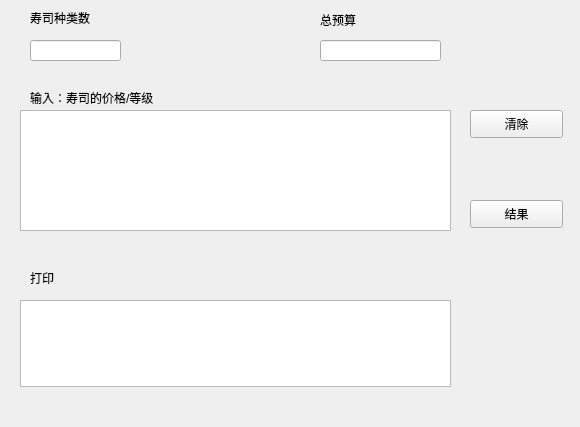
<?xml version="1.0" encoding="UTF-8"?>
<ui version="4.0">
 <class>SushiClass</class>
 <widget class="QWidget" name="SushiClass">
  <property name="geometry">
   <rect>
    <x>0</x>
    <y>0</y>
    <width>580</width>
    <height>427</height>
   </rect>
  </property>
  <property name="windowTitle">
   <string>Sushi</string>
  </property>
  <widget class="QLineEdit" name="lineEdit_totle_budget">
   <property name="geometry">
    <rect>
     <x>320</x>
     <y>40</y>
     <width>121</width>
     <height>21</height>
    </rect>
   </property>
  </widget>
  <widget class="QLabel" name="label_2">
   <property name="geometry">
    <rect>
     <x>320</x>
     <y>10</y>
     <width>51</width>
     <height>20</height>
    </rect>
   </property>
   <property name="text">
    <string>总预算</string>
   </property>
  </widget>
  <widget class="QTextEdit" name="textEdit">
   <property name="geometry">
    <rect>
     <x>20</x>
     <y>110</y>
     <width>431</width>
     <height>121</height>
    </rect>
   </property>
   <property name="html">
    <string>&lt;!DOCTYPE HTML PUBLIC &quot;-//W3C//DTD HTML 4.0//EN&quot; &quot;http://www.w3.org/TR/REC-html40/strict.dtd&quot;&gt;
&lt;html&gt;&lt;head&gt;&lt;meta name=&quot;qrichtext&quot; content=&quot;1&quot; /&gt;&lt;style type=&quot;text/css&quot;&gt;
p, li { white-space: pre-wrap; }
&lt;/style&gt;&lt;/head&gt;&lt;body style=&quot; font-family:'SimSun'; font-size:9pt; font-weight:400; font-style:normal;&quot;&gt;
&lt;p style=&quot;-qt-paragraph-type:empty; margin-top:0px; margin-bottom:0px; margin-left:0px; margin-right:0px; -qt-block-indent:0; text-indent:0px;&quot;&gt;&lt;br /&gt;&lt;/p&gt;&lt;/body&gt;&lt;/html&gt;</string>
   </property>
  </widget>
  <widget class="QLabel" name="label_3">
   <property name="geometry">
    <rect>
     <x>30</x>
     <y>90</y>
     <width>161</width>
     <height>16</height>
    </rect>
   </property>
   <property name="text">
    <string>输入：寿司的价格/等级</string>
   </property>
  </widget>
  <widget class="QLabel" name="label_4">
   <property name="geometry">
    <rect>
     <x>30</x>
     <y>10</y>
     <width>91</width>
     <height>16</height>
    </rect>
   </property>
   <property name="text">
    <string>寿司种类数</string>
   </property>
  </widget>
  <widget class="QLineEdit" name="lineEdit_Sushi_num">
   <property name="geometry">
    <rect>
     <x>30</x>
     <y>40</y>
     <width>91</width>
     <height>21</height>
    </rect>
   </property>
  </widget>
  <widget class="QPushButton" name="pushButton">
   <property name="geometry">
    <rect>
     <x>470</x>
     <y>110</y>
     <width>93</width>
     <height>28</height>
    </rect>
   </property>
   <property name="text">
    <string>清除</string>
   </property>
  </widget>
  <widget class="QPushButton" name="pushButton_2">
   <property name="geometry">
    <rect>
     <x>470</x>
     <y>200</y>
     <width>93</width>
     <height>28</height>
    </rect>
   </property>
   <property name="text">
    <string>结果</string>
   </property>
  </widget>
  <widget class="QPlainTextEdit" name="LogOutput">
   <property name="geometry">
    <rect>
     <x>20</x>
     <y>300</y>
     <width>431</width>
     <height>87</height>
    </rect>
   </property>
  </widget>
  <widget class="QLabel" name="label_5">
   <property name="geometry">
    <rect>
     <x>30</x>
     <y>270</y>
     <width>41</width>
     <height>16</height>
    </rect>
   </property>
   <property name="text">
    <string>打印</string>
   </property>
  </widget>
 </widget>
 <layoutdefault spacing="6" margin="11"/>
 <resources>
  <include location="Sushi.qrc"/>
 </resources>
 <connections>
  <connection>
   <sender>pushButton</sender>
   <signal>clicked()</signal>
   <receiver>textEdit</receiver>
   <slot>clear()</slot>
   <hints>
    <hint type="sourcelabel">
     <x>504</x>
     <y>134</y>
    </hint>
    <hint type="destinationlabel">
     <x>260</x>
     <y>123</y>
    </hint>
   </hints>
  </connection>
  <connection>
   <sender>pushButton_2</sender>
   <signal>clicked()</signal>
   <receiver>SushiClass</receiver>
   <slot>Calculate()</slot>
   <hints>
    <hint type="sourcelabel">
     <x>510</x>
     <y>212</y>
    </hint>
    <hint type="destinationlabel">
     <x>506</x>
     <y>254</y>
    </hint>
   </hints>
  </connection>
  <connection>
   <sender>pushButton</sender>
   <signal>clicked()</signal>
   <receiver>LogOutput</receiver>
   <slot>clear()</slot>
   <hints>
    <hint type="sourcelabel">
     <x>485</x>
     <y>125</y>
    </hint>
    <hint type="destinationlabel">
     <x>449</x>
     <y>331</y>
    </hint>
   </hints>
  </connection>
  <connection>
   <sender>pushButton</sender>
   <signal>clicked()</signal>
   <receiver>lineEdit_Sushi_num</receiver>
   <slot>clear()</slot>
   <hints>
    <hint type="sourcelabel">
     <x>507</x>
     <y>129</y>
    </hint>
    <hint type="destinationlabel">
     <x>284</x>
     <y>53</y>
    </hint>
   </hints>
  </connection>
  <connection>
   <sender>pushButton</sender>
   <signal>clicked()</signal>
   <receiver>lineEdit_totle_budget</receiver>
   <slot>clear()</slot>
   <hints>
    <hint type="sourcelabel">
     <x>544</x>
     <y>120</y>
    </hint>
    <hint type="destinationlabel">
     <x>532</x>
     <y>49</y>
    </hint>
   </hints>
  </connection>
 </connections>
 <slots>
  <slot>Calculate()</slot>
 </slots>
</ui>
